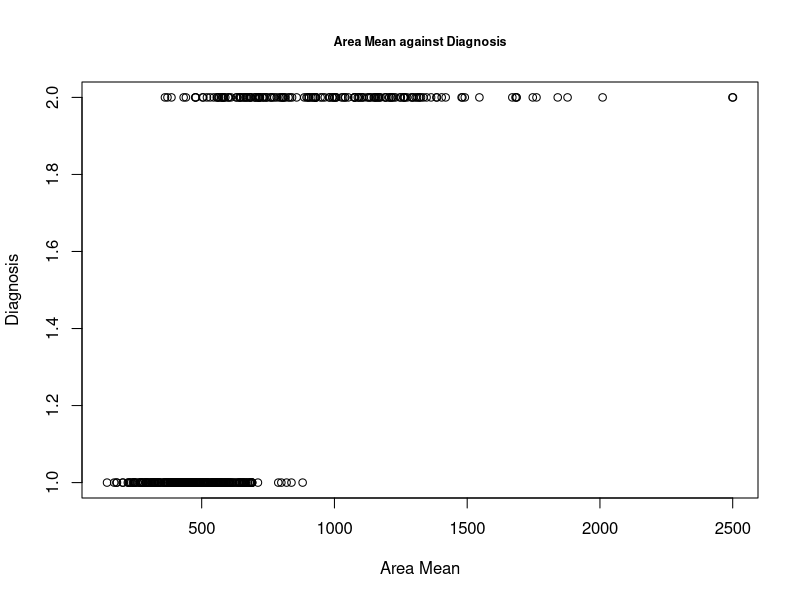
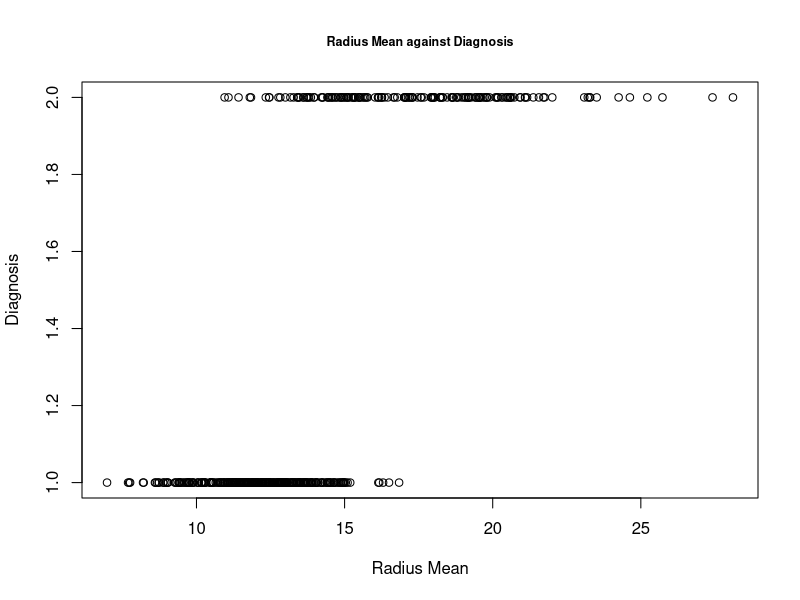
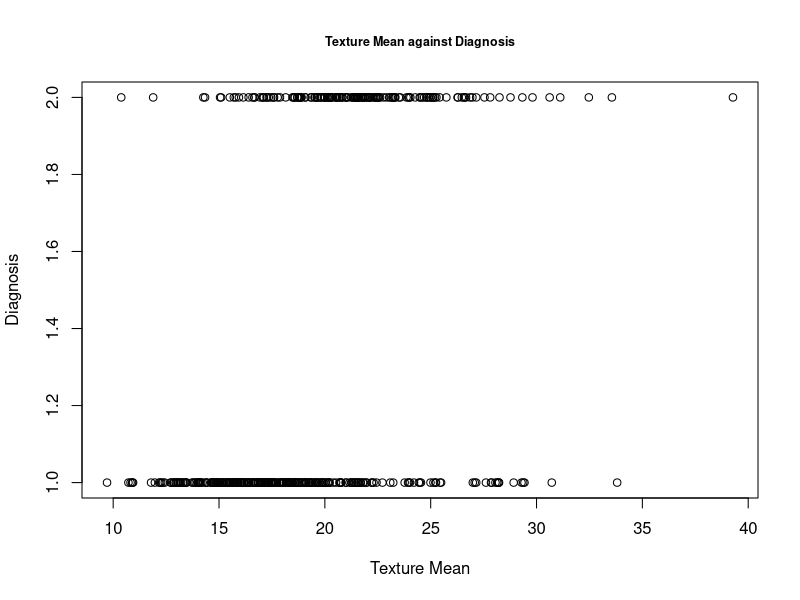
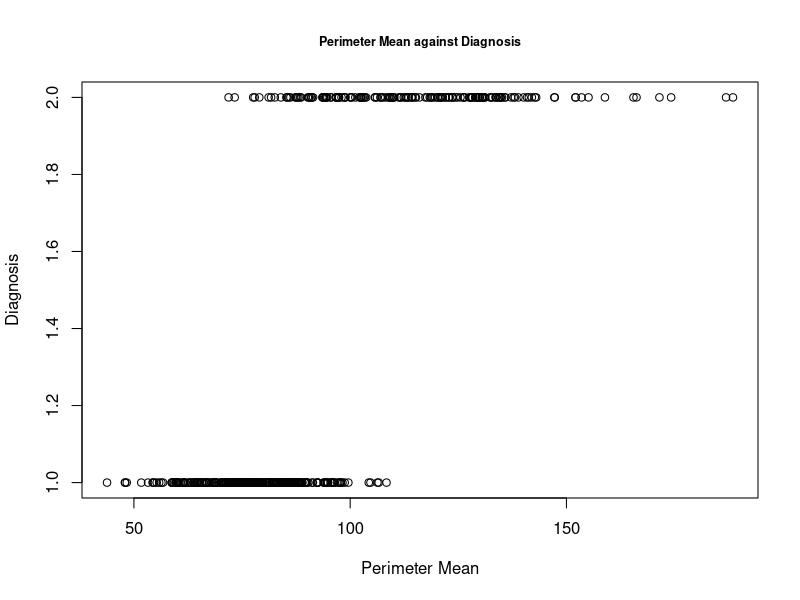
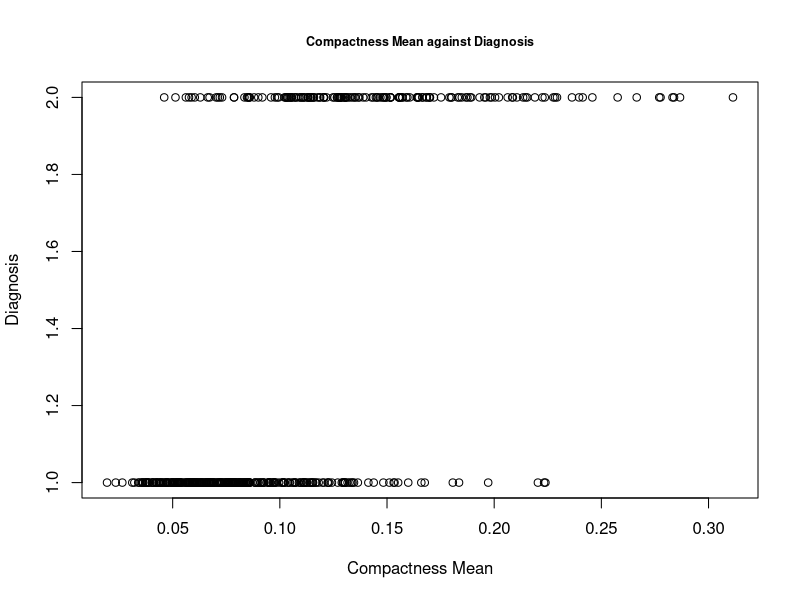
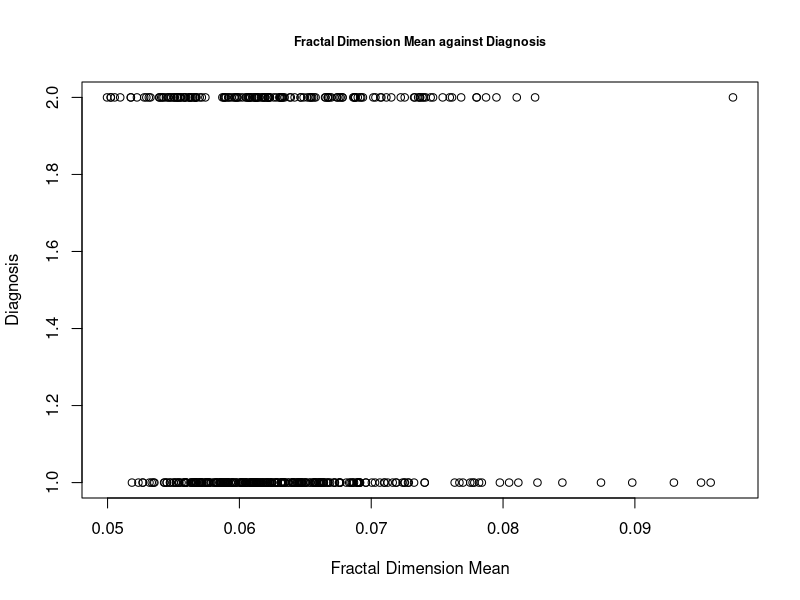
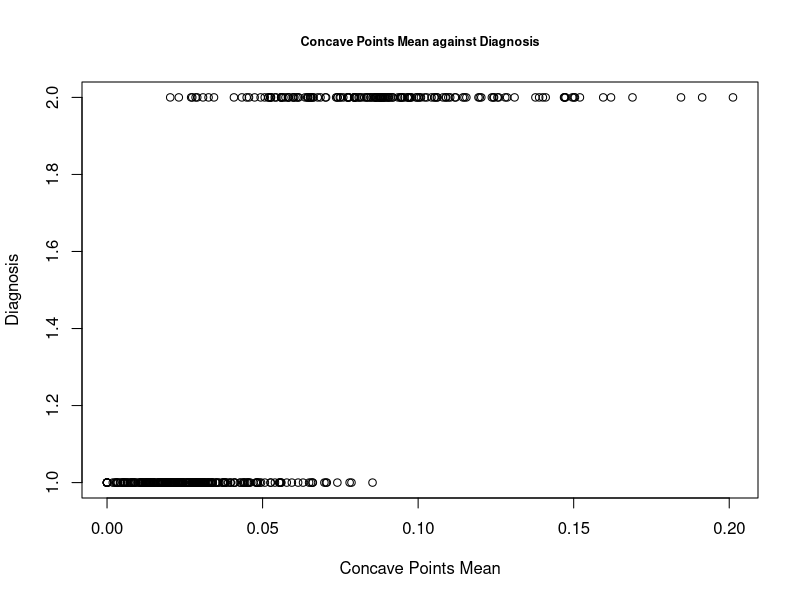
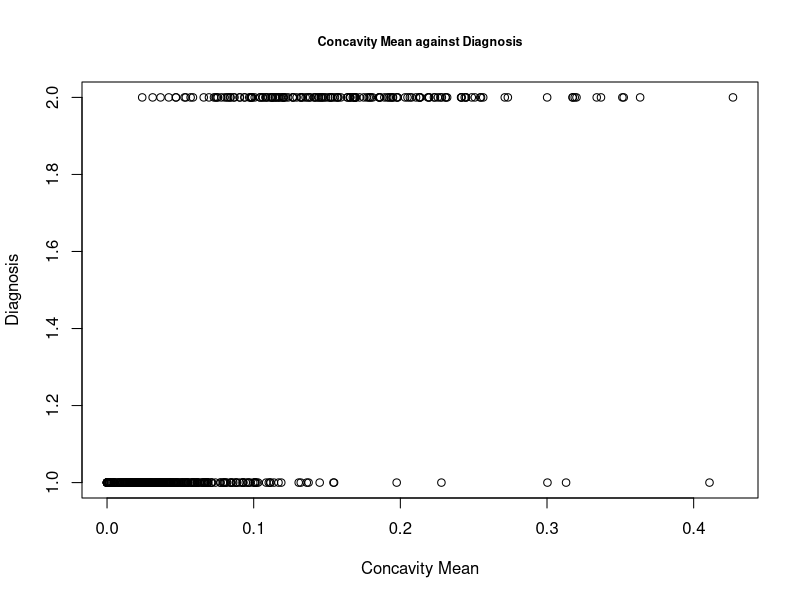

Here is the R script that generated these plots, in order:
## ---- chunk 1
# Loads all necessary libraries.
library(ggplot2)
library(dplyr)
library(corrplot)
library(pROC)
library(caret)
## ---- chunk 2
# Read in the data file and make diagnosis a factor variable.
breastcancer <- read.csv("breastcancer.csv")
breastcancer$diagnosis <-  ifelse(breastcancer$diagnosis == "M", 1, 0)
breastcancer$diagnosis <- as.factor(breastcancer$diagnosis)

# Print the summaries for all variable means
summaries <- as.data.frame(apply(breastcancer[3:12], 2, summary))
round(summaries, digits = 2)
## ---- chunk 3
# First look at the scatter plots of the means.
area_plot = plot(breastcancer$area_mean, breastcancer$diagnosis, xlab="Area Mean", ylab = "Diagnosis", main = "Area Mean against Diagnosis", cex.main = 0.75)

radius_plot = plot(breastcancer$radius_mean, breastcancer$diagnosis, xlab="Radius Mean", ylab = "Diagnosis", main = "Radius Mean against Diagnosis", cex.main = 0.75)

texture_plot = plot(breastcancer$texture_mean, breastcancer$diagnosis, xlab="Texture Mean", ylab = "Diagnosis", main = "Texture Mean against Diagnosis", cex.main = 0.75)

permieter_plot = plot(breastcancer$perimeter_mean, breastcancer$diagnosis, xlab="Perimeter Mean", ylab = "Diagnosis", main = "Perimeter Mean against Diagnosis", cex.main = 0.75)

compact_plot = plot(breastcancer$compactness_mean, breastcancer$diagnosis, xlab="Compactness Mean", ylab = "Diagnosis", main = "Compactness Mean against Diagnosis", cex.main = 0.75)

fractal_plot = plot(breastcancer$fractal_dimension_mean, breastcancer$diagnosis, xlab="Fractal Dimension Mean", ylab = "Diagnosis", main = "Fractal Dimension Mean against Diagnosis", cex.main = 0.75)

concave_point_plot = plot(breastcancer$concave.points_mean, breastcancer$diagnosis, xlab="Concave Points Mean", ylab = "Diagnosis", main = "Concave Points Mean against Diagnosis", cex.main = 0.75)

concavity_plot = plot(breastcancer$concavity_mean, breastcancer$diagnosis, xlab="Concavity Mean", ylab = "Diagnosis", main = "Concavity Mean against Diagnosis", cex.main = 0.75)

symmetry_plot = plot(breastcancer$symmetry_mean, breastcancer$diagnosis, xlab="Symmetry Mean", ylab = "Diagnosis", main = "Symmetry Mean against Diagnosis", cex.main = 0.75)

smooth_plot = plot(breastcancer$smoothness_mean, breastcancer$diagnosis, xlab="Smoothness Mean", ylab = "Diagnosis", main = "Smoothness Mean against Diagnosis", cex.main = 0.75)
## ---- chunk 4
# Display the side-by-side boxplot for malignant and benign cancer samples.
breastcancer %>% ggplot(aes(log(area_mean), diagnosis)) + 
  geom_boxplot() + 
  xlab("Log Area Mean") +
  ylab("Diagnosis") +
  ggtitle("Log Area Mean by Diagnosis") +
  theme(plot.title = element_text(size = 10))

breastcancer %>% ggplot(aes(log(radius_mean), diagnosis)) +
  geom_boxplot() + 
  xlab("Log Radius Mean") +
  ylab("Diagnosis") +
  ggtitle("Log Radius Mean by Diagnosis") +
  theme(plot.title = element_text(size = 10))

breastcancer %>% ggplot(aes(log(texture_mean), diagnosis)) +
  geom_boxplot() + 
  xlab("Log Texture Mean") +
  ylab("Diagnosis") +
  ggtitle("Log Texture Mean by Diagnosis") +
  theme(plot.title = element_text(size = 10))

breastcancer %>% ggplot(aes(log(perimeter_mean), diagnosis)) + 
  geom_boxplot() + 
  xlab("Log Perimeter Mean") +
  ylab("Diagnosis") +
  ggtitle("Log Perimeter Mean by Diagnosis") +
  theme(plot.title = element_text(size = 10))

breastcancer %>% ggplot(aes(log(compactness_mean), diagnosis)) + 
  geom_boxplot() + 
  xlab("Log Compactness Mean") +
  ylab("Diagnosis") +
  ggtitle("Log Compactness Mean by Diagnosis") +
  theme(plot.title = element_text(size = 10))

breastcancer %>% ggplot(aes(1/(fractal_dimension_mean), diagnosis)) + 
  geom_boxplot() + 
  xlab("Reciprical of Fractal Dimension Mean") +
  ylab("Diagnosis") +
  ggtitle("Reciprical Fractal Dimension Mean by Diagnosis") +
  theme(plot.title = element_text(size = 7))

breastcancer %>% ggplot(aes(sqrt(concave.points_mean), diagnosis)) + 
  geom_boxplot() + 
  xlab("Square Root Concavity Points Mean") +
  ylab("Diagnosis") +
  ggtitle("Square Root Concave Points Mean by Diagnosis") +
  theme(plot.title = element_text(size = 7))

breastcancer %>% ggplot(aes((concavity_mean)^(1/3), diagnosis)) +
  geom_boxplot() + 
  xlab("Cube Root Concavity Mean") +
  ylab("Diagnosis") +
  ggtitle("Cube Root Concavity Mean by Diagnosis") +
  theme(plot.title = element_text(size = 10))

breastcancer %>% ggplot(aes(log(symmetry_mean), diagnosis)) + 
  geom_boxplot() + 
  xlab("Log Symmetry Mean") +
  ylab("Diagnosis") +
  ggtitle("Log Symmetry Mean by Diagnosis") +
  theme(plot.title = element_text(size = 10))

breastcancer %>% ggplot(aes(smoothness_mean, diagnosis)) + 
  geom_boxplot() + 
  xlab("Smoothness Mean") +
  ylab("Diagnosis") +
  ggtitle("Smoothness Mean by Diagnosis") +
  theme(plot.title = element_text(size = 10))

# Modify the data frame with all the transformations.
breastcancer <- breastcancer %>% mutate(area_mean = log(area_mean), radius_mean = log(radius_mean), texture_mean = log(texture_mean), perimeter_mean = log(perimeter_mean), compactness_mean = log(compactness_mean), fractal_dimension_mean = 1/(fractal_dimension_mean), concave.points_mean = sqrt(concave.points_mean), concavity_mean = (concavity_mean)^(1/3), symmetry_mean = log(symmetry_mean))
## ---- chunk 5
# Create correlations for the predictor variables.
breastcancer_corr <- cor(breastcancer[3:12], use = "complete.obs")

# Create a correlation plot for the predictor variables.
corrplot(breastcancer_corr, type = "upper", tl.cex = 0.5)
## ---- chunk 6
# Find the correlations for the standard errors and worst values.
breastcancer_corr_se <- cor(breastcancer[13:22], use = "complete.obs")
breastcancer_corr_worst <- cor(breastcancer[23:32], use = "complete.obs")

# Find the plots for the correlations above.
corrplot(breastcancer_corr_se, type = "upper", tl.cex = 0.5)
corrplot(breastcancer_corr_worst, type = "upper", tl.cex = 0.5)
## ---- chunk 7
# Creating data frame with only variables of interest
breastcancer1 <- breastcancer[,-c(1,13:32)]

# Partitioning the data into training and validation sets
set.seed(12)
train.index <- createDataPartition(breastcancer1$diagnosis, p = 0.75,
                                  list = FALSE,
                                  times = 1)
train.df = breastcancer1[train.index,]
valid.df = breastcancer1[-train.index,]

# Building model with all predictors
modALL <- glm(diagnosis ~ ., family = binomial, data = train.df)

# Back step
back.elim <- step(modALL, direction = "backward", trace = 0)
summary(back.elim)

# Forward step
forward.elim <- step(modALL, direction = "forward", trace = 0)
summary(forward.elim)
## ---- chunk 8
pred <- predict(modALL, valid.df, type = "response")
class <- ifelse(pred >= 0.5, 1, 0)
table <- table(class, valid.df$diagnosis)

paste("Senstivity: ")
table[2,2]/sum(table[,2])
paste("Specificity: ")
table[1,1]/sum(table[,1])
paste("Overall accuracy: ")
(table[1,1] + table[2,2]) / length(class)
